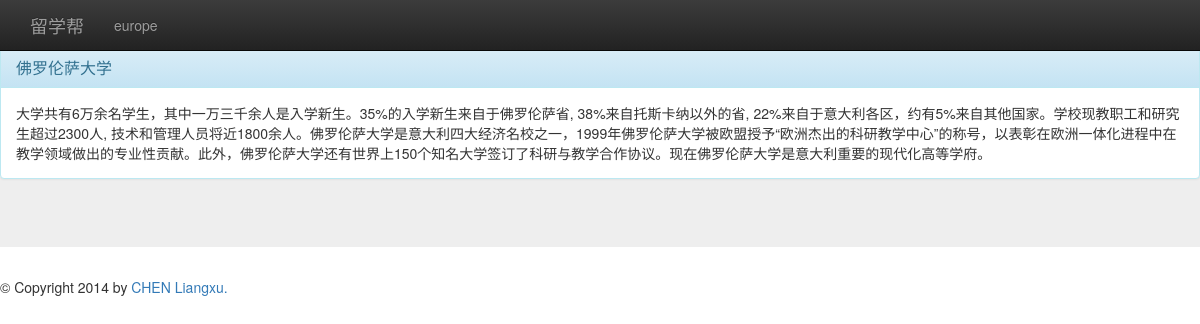
Before: /school/9/ with the older database file.
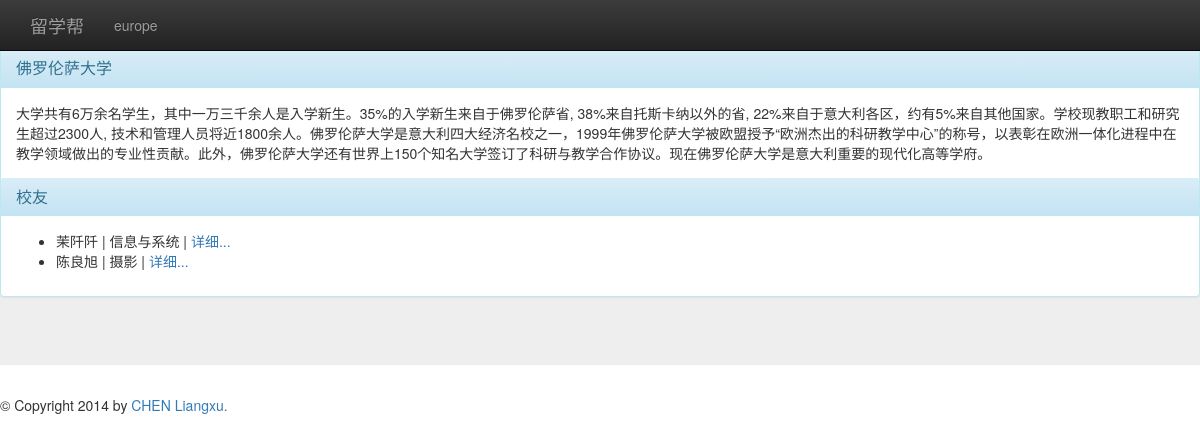
After: the same page with the newer database file.
### student/models.py (models this page shows, shortened)
class Situation_school(models.Model):
    date_end = models.DateField(null=True)
    date_start = models.DateField()
    specialty = models.ForeignKey('Specialty')
    school = models.ForeignKey('School')
    student = models.ForeignKey('Student')
    is_end = models.BooleanField(default=True)
    is_pub = models.BooleanField(default=True)

class Student(models.Model):
    user= models.OneToOneField(User)
    name_cn = models.CharField(max_length=30, default='')
    telephone_protable = models.CharField(max_length=16)
    adress = models.CharField(max_length=200, null=True)
    country = models.CharField(max_length=2,
                               choices=constant.COUNTRY_CHOICES,
                               null=True)
    city = models.CharField(max_length=50, null=True)
    code_postal = models.CharField(max_length=10, null=True)
    gender = models. BooleanField(choices=constant.GENDER, default=True)
    date_naissance = models.DateField(null=True)
    year_in_school = models.CharField(max_length=3,
                                      choices=constant.YEAR_IN_SCHOOL_CHOICES,
                                      default=constant.FRESHMAN)
    qq_link = models.CharField(max_length=30, null=True)
    site = models.URLField(null=True)
    facebook_link = models.URLField(null=True)

class Specialty(models.Model):
    name_local = models.CharField(max_length=200)
    name_cn = models.CharField(max_length=200)
    detail = models.TextField()
    specialty_type = models.CharField(max_length=2,
                               choices=constant.SPECIALTY_TYPE_CHOICES,
                               null=True)

### student/views.py (the view)
# urls.py: url(r'^school/(?P<school_id>\d+)/$', 'student.views.school_detail', name='school_detail'),
def school_detail(request, school_id):
    content = {}
    school = get_object_or_404(School, pk=school_id)
    content['contient'] = find_contient(school.country)
    if school:
        content['school'] = school
        situations = Situation_school.objects.filter(school=school_id)
        if situations:
            content['situations'] = situations
    return render(request, 'school_detail.html', content)

### student/views.py (called while the page is built, shortened)
def find_contient(country):
    if country in constant.LIST_COUNTRY_EUROPE:
        return 'europe'

### student/templates/school_detail.html (shortened to what this page needs)
{% extends "base.html" %}
{% block nav %}
<ul class="nav navbar-nav">
<li><a href="{% url 'school' contient %}">{{ contient }}</a></li>
</ul>
{% endblock %}
{% block content %}
<div class="jumbotron" id="news">
<div class="panel panel-info">
    <div class="panel-heading">
      <h3 class="panel-title">{{ school.name_cn }}</h3>
    </div>
    <div class="panel-body">
      {{ school.detail }}
    </div>
    {% if situations %}
    <div class="panel-heading">
    	<h3 class="panel-title">校友</h3>
    </div>
    <div class="panel-body">
    <ul>
      {% for situation in situations %}
      		<li>{{ situation.student.name_cn }} | {{ situation.specialty.name_cn }} | <a href="{% url 'student_detail' situation.student.id %}">详细...</a></li>
      {% endfor %}
     </ul>
    </div>
    {% endif %}
</div>
</div>
{% endblock %}

Changed rows visible on the page:
added Situation_school: student.name_cn "茉阡阡", specialty.name_cn "信息与系统"
added Situation_school: student.name_cn "陈良旭", specialty.name_cn "摄影"
Other visible differences:
text now shown: "校友"
